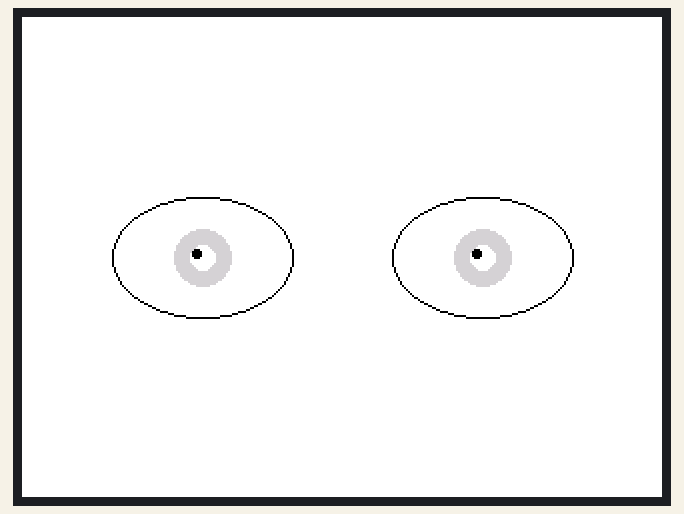
Simulated run of this sketch. Board: ESP32. Shown: 320×240 colour display. Random numbers use the default seed unless the sketch sets one.

Above: at 0.6 s.
At 13.6 s:
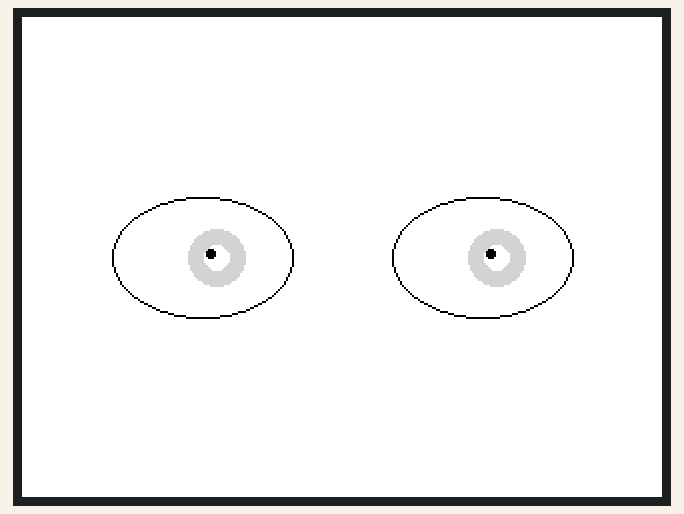
At 24.4 s:
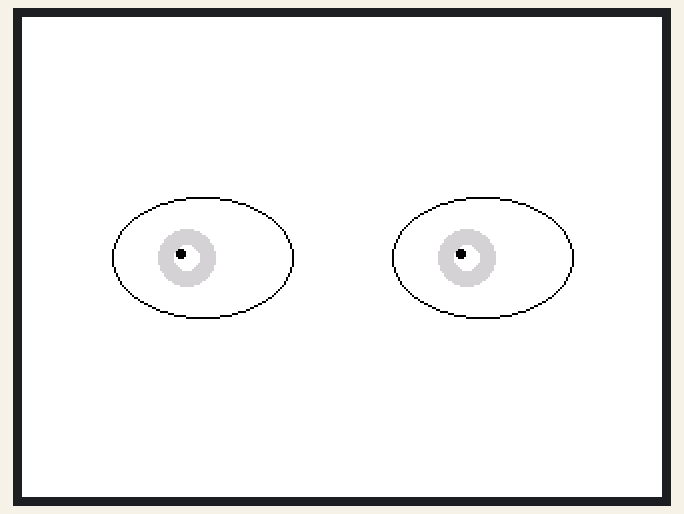
At 32.7 s:
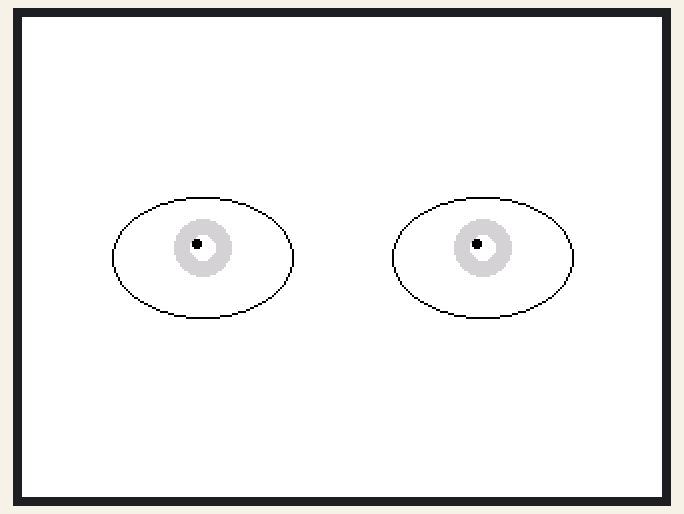

The sketch:

eyes.ino
```cpp
#include <TFT_eSPI.h>
#include <SPI.h>

TFT_eSPI tft = TFT_eSPI();

// Coordenadas de los dos ojos
int cxIzq, cxDer, cy;
int eyeW = 45, eyeH = 30;
int irisR = 14, pupilR = 6;
int separacion = 70;

// Control de mirada
float pupilX = 0, pupilY = 0;
float targetX = 0, targetY = 0;
float velocidad = 0.15;

// Estados de la mirada
enum EstadoMirada {
  MIRANDO_CENTRO,
  MOVIENDO_A_DERECHA,
  MANTENIENDO_DERECHA,
  MOVIENDO_A_IZQUIERDA,
  MANTENIENDO_IZQUIERDA,
  MOVIENDO_ARRIBA,
  MANTENIENDO_ARRIBA,
  MOVIENDO_ABAJO,
  MANTENIENDO_ABAJO,
  MOVIENDO_DIAGONAL
};

EstadoMirada estado = MIRANDO_CENTRO;
unsigned long tiempoCambio = 0;
int tiempoEspera = 0;

bool blinking = false;
float blinkT = 1.0;
unsigned long lastBlink = 0;
int blinkFrames = 0;

// Guardar estado anterior para cada ojo
float lastPupilX = 0, lastPupilY = 0;
float lastBlinkT = 1.0;

void setup() {
  tft.init();
  tft.setRotation(1);
  tft.fillScreen(TFT_WHITE);

  // Calcular posiciones de los dos ojos
  cy = tft.height() / 2;
  cxIzq = tft.width() / 2 - separacion;
  cxDer = tft.width() / 2 + separacion;

  randomSeed(analogRead(0));

  // Dibujar los ojos por primera vez
  drawEye(cxIzq, blinkT, 0, 0);
  drawEye(cxDer, blinkT, 0, 0);
  lastPupilX = 0;
  lastPupilY = 0;
  lastBlinkT = blinkT;

  tiempoCambio = millis();
}

void actualizarMirada() {
  unsigned long ahora = millis();

  switch(estado) {
    case MIRANDO_CENTRO:
      targetX = 0;
      targetY = 0;
      if (ahora - tiempoCambio > 2000) {
        int dir = random(4);
        if (dir == 0) {
          estado = MOVIENDO_A_DERECHA;
          targetX = 8;        // Ajustado para ojo más pequeño
          targetY = 0;
        } else if (dir == 1) {
          estado = MOVIENDO_A_IZQUIERDA;
          targetX = -8;
          targetY = 0;
        } else if (dir == 2) {
          estado = MOVIENDO_ARRIBA;
          targetX = 0;
          targetY = -5;
        } else {
          estado = MOVIENDO_ABAJO;
          targetX = 0;
          targetY = 5;
        }
        tiempoCambio = ahora;
      }
      break;

    case MOVIENDO_A_DERECHA:
    case MOVIENDO_A_IZQUIERDA:
    case MOVIENDO_ARRIBA:
    case MOVIENDO_ABAJO:
      if (abs(pupilX - targetX) < 0.8 && abs(pupilY - targetY) < 0.8) {
        if (estado == MOVIENDO_A_DERECHA) {
          estado = MANTENIENDO_DERECHA;
          tiempoEspera = random(800, 1500);
        } else if (estado == MOVIENDO_A_IZQUIERDA) {
          estado = MANTENIENDO_IZQUIERDA;
          tiempoEspera = random(800, 1500);
        } else if (estado == MOVIENDO_ARRIBA) {
          estado = MANTENIENDO_ARRIBA;
          tiempoEspera = random(800, 1500);
        } else if (estado == MOVIENDO_ABAJO) {
          estado = MANTENIENDO_ABAJO;
          tiempoEspera = random(800, 1500);
        }
        tiempoCambio = ahora;
      }
      break;

    case MANTENIENDO_DERECHA:
    case MANTENIENDO_IZQUIERDA:
    case MANTENIENDO_ARRIBA:
    case MANTENIENDO_ABAJO:
      if (ahora - tiempoCambio > tiempoEspera) {
        estado = MOVIENDO_DIAGONAL;
        if (estado == MANTENIENDO_DERECHA) {
          targetX = 6;
          targetY = random(2) ? 3 : -3;
        } else if (estado == MANTENIENDO_IZQUIERDA) {
          targetX = -6;
          targetY = random(2) ? 3 : -3;
        } else if (estado == MANTENIENDO_ARRIBA) {
          targetX = random(2) ? 4 : -4;
          targetY = -4;
        } else if (estado == MANTENIENDO_ABAJO) {
          targetX = random(2) ? 4 : -4;
          targetY = 4;
        }
        tiempoCambio = ahora;
      }
      break;

    case MOVIENDO_DIAGONAL:
      if (abs(pupilX - targetX) < 0.8 && abs(pupilY - targetY) < 0.8) {
        estado = MIRANDO_CENTRO;
        targetX = 0;
        targetY = 0;
        tiempoCambio = ahora;
      }
      break;
  }

  pupilX += (targetX - pupilX) * velocidad;
  pupilY += (targetY - pupilY) * velocidad;
}

void drawEye(int centroX, float blinkFactor, float pupilOffsetX, float pupilOffsetY) {
  bool parpadeoCambio = (abs(blinkFactor - lastBlinkT) > 0.01);
  bool pupilaCambio = (abs(pupilOffsetX - lastPupilX) > 0.3 || abs(pupilOffsetY - lastPupilY) > 0.3);

    if (centroX == cxDer) {
      lastBlinkT = blinkFactor;
      lastPupilX = pupilOffsetX;
      lastPupilY = pupilOffsetY;
    }

    tft.fillCircle(centroX + lastPupilX, cy + lastPupilY, irisR + 2, TFT_WHITE);
    tft.drawEllipse(centroX, cy, eyeW, eyeH * blinkFactor, TFT_BLACK);

    tft.fillCircle(centroX + pupilOffsetX, cy + pupilOffsetY, irisR, TFT_LIGHTGREY);
    tft.fillCircle(centroX + pupilOffsetX, cy + pupilOffsetY, pupilR, TFT_WHITE);
    tft.fillCircle(centroX + pupilOffsetX - 3, cy + pupilOffsetY - 2, 2, TFT_BLACK);

    if (centroX == cxDer) {
      lastPupilX = pupilOffsetX;
      lastPupilY = pupilOffsetY;
    }

}

void loop() {
  unsigned long now = millis();

  actualizarMirada();

  // Dibujar ambos ojos
  drawEye(cxIzq, blinkT, pupilX, pupilY);
  drawEye(cxDer, blinkT, pupilX, pupilY);

  delay(30);
}
```
